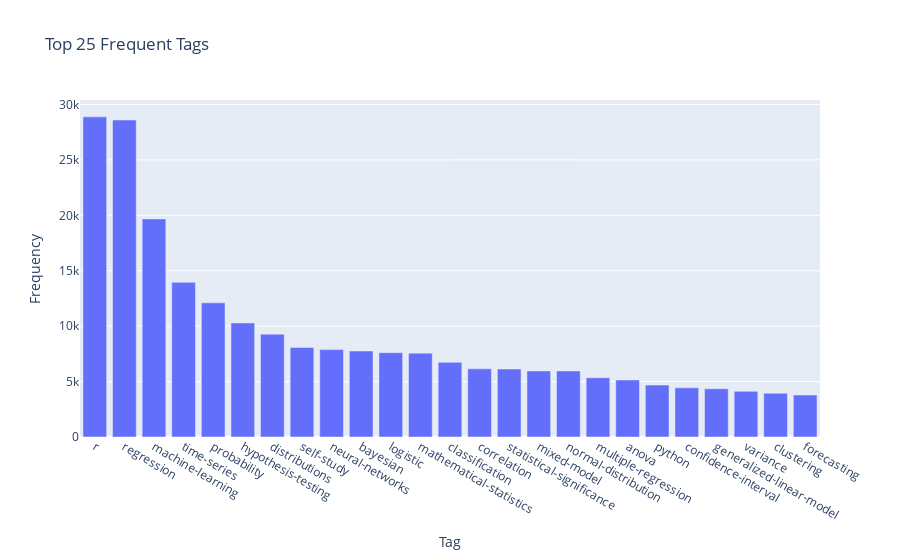

Notebook source saved alongside this figure:
### Code cell
import plotly.graph_objects as go
from collections import Counter

# Assuming you have a DataFrame called `df` with the `TagString` feature

# Count the frequency of each tag
tag_counts = Counter([tag for tags in df['TagString'] for tag in tags])

# Get the top 25 frequent tags and their frequencies
top_tags = tag_counts.most_common(25)
tags, frequencies = zip(*top_tags)

# Create a bar plot using Plotly
fig = go.Figure(data=go.Bar(x=tags, y=frequencies))
fig.update_layout(title='Top 25 Frequent Tags', xaxis_title='Tag', yaxis_title='Frequency')
fig.show()

### Figure 1 — Plotly figure (JSON) as saved in the notebook; plotly's stock layout.template omitted (floating-point values rounded to 4 significant figures)
{"data": [{"type": "bar", "x": ["r", "regression", "machine-learning", "time-series", "probability", "hypothesis-testing", "distributions", "self-study", "neural-networks", "bayesian", "logistic", "mathematical-statistics", "classification", "correlation", "statistical-significance", "mixed-model", "normal-distribution", "multiple-regression", "anova", "python", "confidence-interval", "generalized-linear-model", "variance", "clustering", "forecasting"], "y": [28881, 28597, 19672, 13951, 12103, 10286, 9278, 8081, 7883, 7757, 7605, 7565, 6736, 6149, 6133, 5962, 5955, 5345, 5144, 4681, 4433, 4349, 4116, 3948, 3783]}], "layout": {"title": {"text": "Top 25 Frequent Tags"}, "xaxis": {"title": {"text": "Tag"}}, "yaxis": {"title": {"text": "Frequency"}}}}
